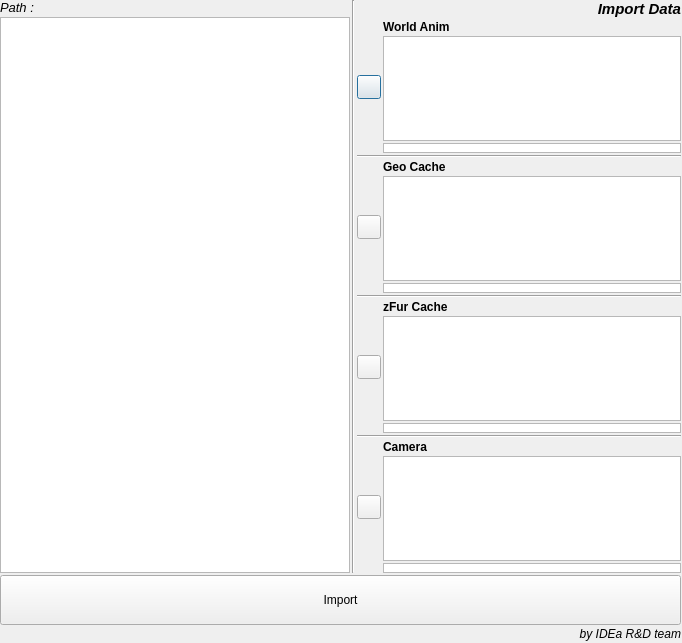
<?xml version="1.0" encoding="UTF-8"?>
<ui version="4.0">
 <class>Dialog</class>
 <widget class="QDialog" name="Dialog">
  <property name="geometry">
   <rect>
    <x>0</x>
    <y>0</y>
    <width>682</width>
    <height>643</height>
   </rect>
  </property>
  <property name="windowTitle">
   <string>MrGo Import Window</string>
  </property>
  <widget class="QWidget" name="layoutWidget">
   <property name="geometry">
    <rect>
     <x>0</x>
     <y>0</y>
     <width>681</width>
     <height>641</height>
    </rect>
   </property>
   <layout class="QVBoxLayout" name="verticalLayout_11">
    <property name="spacing">
     <number>2</number>
    </property>
    <item>
     <layout class="QHBoxLayout" name="horizontalLayout_5">
      <item>
       <layout class="QVBoxLayout" name="verticalLayout_10">
        <property name="spacing">
         <number>2</number>
        </property>
        <item>
         <widget class="QLabel" name="path_label">
          <property name="font">
           <font>
            <pointsize>10</pointsize>
            <weight>50</weight>
            <italic>true</italic>
            <bold>false</bold>
           </font>
          </property>
          <property name="text">
           <string>Path :</string>
          </property>
          <property name="alignment">
           <set>Qt::AlignLeading|Qt::AlignLeft|Qt::AlignVCenter</set>
          </property>
         </widget>
        </item>
        <item>
         <widget class="QTreeView" name="treeView">
          <property name="sizePolicy">
           <sizepolicy hsizetype="Minimum" vsizetype="Expanding">
            <horstretch>0</horstretch>
            <verstretch>0</verstretch>
           </sizepolicy>
          </property>
          <property name="minimumSize">
           <size>
            <width>350</width>
            <height>0</height>
           </size>
          </property>
         </widget>
        </item>
       </layout>
      </item>
      <item>
       <widget class="Line" name="line_4">
        <property name="orientation">
         <enum>Qt::Vertical</enum>
        </property>
       </widget>
      </item>
      <item>
       <layout class="QVBoxLayout" name="verticalLayout_9">
        <property name="spacing">
         <number>2</number>
        </property>
        <item>
         <widget class="QLabel" name="label_5">
          <property name="font">
           <font>
            <pointsize>11</pointsize>
            <weight>75</weight>
            <italic>true</italic>
            <bold>true</bold>
           </font>
          </property>
          <property name="text">
           <string>Import Data</string>
          </property>
          <property name="alignment">
           <set>Qt::AlignRight|Qt::AlignTrailing|Qt::AlignVCenter</set>
          </property>
         </widget>
        </item>
        <item>
         <layout class="QHBoxLayout" name="horizontalLayout">
          <property name="spacing">
           <number>2</number>
          </property>
          <item>
           <layout class="QVBoxLayout" name="verticalLayout_5">
            <property name="spacing">
             <number>3</number>
            </property>
            <item>
             <spacer name="verticalSpacer_2">
              <property name="orientation">
               <enum>Qt::Vertical</enum>
              </property>
              <property name="sizeHint" stdset="0">
               <size>
                <width>20</width>
                <height>40</height>
               </size>
              </property>
             </spacer>
            </item>
            <item>
             <widget class="QPushButton" name="anim_inout_pushButton">
              <property name="sizePolicy">
               <sizepolicy hsizetype="Fixed" vsizetype="Fixed">
                <horstretch>0</horstretch>
                <verstretch>0</verstretch>
               </sizepolicy>
              </property>
              <property name="minimumSize">
               <size>
                <width>24</width>
                <height>24</height>
               </size>
              </property>
              <property name="maximumSize">
               <size>
                <width>24</width>
                <height>24</height>
               </size>
              </property>
              <property name="text">
               <string/>
              </property>
             </widget>
            </item>
            <item>
             <spacer name="verticalSpacer">
              <property name="orientation">
               <enum>Qt::Vertical</enum>
              </property>
              <property name="sizeHint" stdset="0">
               <size>
                <width>20</width>
                <height>40</height>
               </size>
              </property>
             </spacer>
            </item>
           </layout>
          </item>
          <item>
           <layout class="QVBoxLayout" name="verticalLayout">
            <property name="spacing">
             <number>2</number>
            </property>
            <item>
             <widget class="QLabel" name="label">
              <property name="font">
               <font>
                <weight>75</weight>
                <bold>true</bold>
               </font>
              </property>
              <property name="text">
               <string>World Anim</string>
              </property>
             </widget>
            </item>
            <item>
             <widget class="QListWidget" name="anim_list"/>
            </item>
            <item>
             <widget class="QListWidget" name="anim_fdlist">
              <property name="sizePolicy">
               <sizepolicy hsizetype="Expanding" vsizetype="Minimum">
                <horstretch>0</horstretch>
                <verstretch>0</verstretch>
               </sizepolicy>
              </property>
              <property name="maximumSize">
               <size>
                <width>16777215</width>
                <height>10</height>
               </size>
              </property>
             </widget>
            </item>
           </layout>
          </item>
         </layout>
        </item>
        <item>
         <widget class="Line" name="line">
          <property name="orientation">
           <enum>Qt::Horizontal</enum>
          </property>
         </widget>
        </item>
        <item>
         <layout class="QHBoxLayout" name="horizontalLayout_2">
          <property name="spacing">
           <number>2</number>
          </property>
          <item>
           <layout class="QVBoxLayout" name="verticalLayout_6">
            <property name="spacing">
             <number>3</number>
            </property>
            <item>
             <spacer name="verticalSpacer_3">
              <property name="orientation">
               <enum>Qt::Vertical</enum>
              </property>
              <property name="sizeHint" stdset="0">
               <size>
                <width>20</width>
                <height>40</height>
               </size>
              </property>
             </spacer>
            </item>
            <item>
             <widget class="QPushButton" name="geo_inout_pushButton">
              <property name="sizePolicy">
               <sizepolicy hsizetype="Fixed" vsizetype="Fixed">
                <horstretch>0</horstretch>
                <verstretch>0</verstretch>
               </sizepolicy>
              </property>
              <property name="minimumSize">
               <size>
                <width>24</width>
                <height>24</height>
               </size>
              </property>
              <property name="maximumSize">
               <size>
                <width>24</width>
                <height>24</height>
               </size>
              </property>
              <property name="text">
               <string/>
              </property>
             </widget>
            </item>
            <item>
             <spacer name="verticalSpacer_4">
              <property name="orientation">
               <enum>Qt::Vertical</enum>
              </property>
              <property name="sizeHint" stdset="0">
               <size>
                <width>20</width>
                <height>40</height>
               </size>
              </property>
             </spacer>
            </item>
           </layout>
          </item>
          <item>
           <layout class="QVBoxLayout" name="verticalLayout_2">
            <property name="spacing">
             <number>2</number>
            </property>
            <item>
             <widget class="QLabel" name="label_2">
              <property name="font">
               <font>
                <weight>75</weight>
                <bold>true</bold>
               </font>
              </property>
              <property name="text">
               <string>Geo Cache</string>
              </property>
             </widget>
            </item>
            <item>
             <widget class="QListWidget" name="geo_list"/>
            </item>
            <item>
             <widget class="QListWidget" name="geo_fdlist">
              <property name="maximumSize">
               <size>
                <width>16777215</width>
                <height>10</height>
               </size>
              </property>
             </widget>
            </item>
           </layout>
          </item>
         </layout>
        </item>
        <item>
         <widget class="Line" name="line_2">
          <property name="orientation">
           <enum>Qt::Horizontal</enum>
          </property>
         </widget>
        </item>
        <item>
         <layout class="QHBoxLayout" name="horizontalLayout_3">
          <property name="spacing">
           <number>2</number>
          </property>
          <item>
           <layout class="QVBoxLayout" name="verticalLayout_7">
            <property name="spacing">
             <number>3</number>
            </property>
            <item>
             <spacer name="verticalSpacer_5">
              <property name="orientation">
               <enum>Qt::Vertical</enum>
              </property>
              <property name="sizeHint" stdset="0">
               <size>
                <width>20</width>
                <height>40</height>
               </size>
              </property>
             </spacer>
            </item>
            <item>
             <widget class="QPushButton" name="zfur_inout_pushButton">
              <property name="sizePolicy">
               <sizepolicy hsizetype="Fixed" vsizetype="Fixed">
                <horstretch>0</horstretch>
                <verstretch>0</verstretch>
               </sizepolicy>
              </property>
              <property name="minimumSize">
               <size>
                <width>24</width>
                <height>24</height>
               </size>
              </property>
              <property name="maximumSize">
               <size>
                <width>24</width>
                <height>24</height>
               </size>
              </property>
              <property name="text">
               <string/>
              </property>
             </widget>
            </item>
            <item>
             <spacer name="verticalSpacer_6">
              <property name="orientation">
               <enum>Qt::Vertical</enum>
              </property>
              <property name="sizeHint" stdset="0">
               <size>
                <width>20</width>
                <height>40</height>
               </size>
              </property>
             </spacer>
            </item>
           </layout>
          </item>
          <item>
           <layout class="QVBoxLayout" name="verticalLayout_3">
            <property name="spacing">
             <number>2</number>
            </property>
            <item>
             <widget class="QLabel" name="label_3">
              <property name="font">
               <font>
                <weight>75</weight>
                <bold>true</bold>
               </font>
              </property>
              <property name="text">
               <string>zFur Cache</string>
              </property>
             </widget>
            </item>
            <item>
             <widget class="QListWidget" name="zfur_list"/>
            </item>
            <item>
             <widget class="QListWidget" name="zfur_fdlist">
              <property name="maximumSize">
               <size>
                <width>16777215</width>
                <height>10</height>
               </size>
              </property>
             </widget>
            </item>
           </layout>
          </item>
         </layout>
        </item>
        <item>
         <widget class="Line" name="line_3">
          <property name="orientation">
           <enum>Qt::Horizontal</enum>
          </property>
         </widget>
        </item>
        <item>
         <layout class="QHBoxLayout" name="horizontalLayout_4">
          <property name="spacing">
           <number>2</number>
          </property>
          <item>
           <layout class="QVBoxLayout" name="verticalLayout_8">
            <property name="spacing">
             <number>3</number>
            </property>
            <item>
             <spacer name="verticalSpacer_7">
              <property name="orientation">
               <enum>Qt::Vertical</enum>
              </property>
              <property name="sizeHint" stdset="0">
               <size>
                <width>20</width>
                <height>40</height>
               </size>
              </property>
             </spacer>
            </item>
            <item>
             <widget class="QPushButton" name="cam_inout_pushButton">
              <property name="sizePolicy">
               <sizepolicy hsizetype="Fixed" vsizetype="Fixed">
                <horstretch>0</horstretch>
                <verstretch>0</verstretch>
               </sizepolicy>
              </property>
              <property name="minimumSize">
               <size>
                <width>24</width>
                <height>24</height>
               </size>
              </property>
              <property name="maximumSize">
               <size>
                <width>24</width>
                <height>24</height>
               </size>
              </property>
              <property name="text">
               <string/>
              </property>
             </widget>
            </item>
            <item>
             <spacer name="verticalSpacer_8">
              <property name="orientation">
               <enum>Qt::Vertical</enum>
              </property>
              <property name="sizeHint" stdset="0">
               <size>
                <width>20</width>
                <height>40</height>
               </size>
              </property>
             </spacer>
            </item>
           </layout>
          </item>
          <item>
           <layout class="QVBoxLayout" name="verticalLayout_4">
            <property name="spacing">
             <number>2</number>
            </property>
            <item>
             <widget class="QLabel" name="label_4">
              <property name="font">
               <font>
                <weight>75</weight>
                <bold>true</bold>
               </font>
              </property>
              <property name="text">
               <string>Camera</string>
              </property>
             </widget>
            </item>
            <item>
             <widget class="QListWidget" name="cam_list"/>
            </item>
            <item>
             <widget class="QListWidget" name="cam_fdlist">
              <property name="maximumSize">
               <size>
                <width>16777215</width>
                <height>10</height>
               </size>
              </property>
             </widget>
            </item>
           </layout>
          </item>
         </layout>
        </item>
       </layout>
      </item>
     </layout>
    </item>
    <item>
     <widget class="QPushButton" name="import_pushButton">
      <property name="minimumSize">
       <size>
        <width>0</width>
        <height>50</height>
       </size>
      </property>
      <property name="text">
       <string>Import</string>
      </property>
     </widget>
    </item>
    <item>
     <widget class="QLabel" name="label_7">
      <property name="font">
       <font>
        <pointsize>9</pointsize>
        <italic>true</italic>
       </font>
      </property>
      <property name="text">
       <string>by IDEa R&amp;D team</string>
      </property>
      <property name="alignment">
       <set>Qt::AlignRight|Qt::AlignTrailing|Qt::AlignVCenter</set>
      </property>
     </widget>
    </item>
   </layout>
  </widget>
 </widget>
 <resources/>
 <connections/>
</ui>
